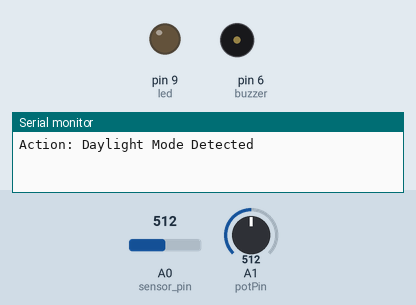
This sketch was run on a simulated Arduino Uno, built with avr-gcc and run on an emulated ATmega328P. Shown: output pins drawn as LEDs (lit = HIGH), buzzer (waves = sounding), the last lines printed to the serial monitor. The test bench sets the inputs (shaded band); at power-on: A0 (sensor_pin) = 512, A1 (potPin) = 512.

Above: at 1.2 s.
1.3 s: A0 (sensor_pin) set to 491
At 2.0 s:
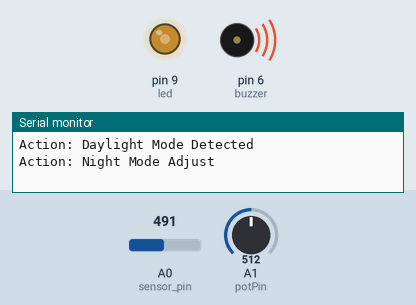
2.8 s: A1 (potPin) set to 490
At 3.3 s:
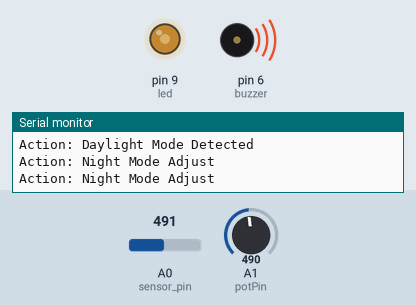
4.3 s: A0 (sensor_pin) set to 550
At 11.2 s:
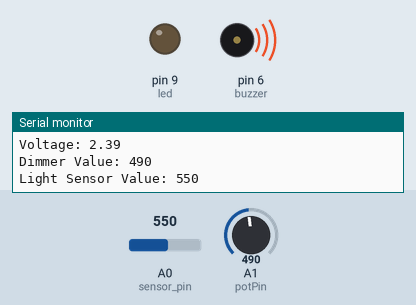
Timing chart, 0 to 11.8 s (numbered marks = the images above; inputs shaded):
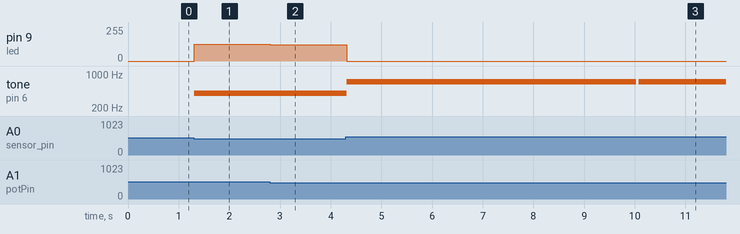

Measured:
- the behaviour switches between 501 and 500 on A0 (sensor_pin) (found by bisection; images 0 and 1)
- after the input at 1.3 s, pin 9 (led): 0/255 → 127/255 at once; tone on pin 6 (buzzer): silent → 400 Hz at once
- after the input at 2.8 s, pin 9 (led): 127/255 → 122/255 at once
- after the input at 4.3 s, pin 9 (led): 122/255 → 0/255 at once

The sketch:

NightLightSensor.ino
```cpp
int potPin = A1;
int potVal;
int lastVal = 0;
int br = 9600;
int wt = 100;

const int sensor_pin = A0;
int sensor;
int sensInt = 0;
const int threshold = 500;
int led = 9;
int buzzer = 6;
String mode = "Daylight Mode";

unsigned long lastLogTime = 0;    // Stores the last time dataLog ran
const long logInterval = 10000;    // Interval at which to log (5 seconds)


void dataLog() {
  sensor = analogRead(sensor_pin);
  potVal = analogRead(potPin);
  float voltage = (potVal / 1023.0) * 5.0;

  Serial.println("**Data Log**");
  Serial.print("Current Mode: ");   Serial.println(mode);
  Serial.print("Voltage: ");  Serial.println(voltage);
  Serial.print("Dimmer Value: ");   Serial.println(potVal);
  Serial.print("Light Sensor Value: ");   Serial.println(sensor);
  Serial.println();
}

void setup() {
    pinMode(potPin, INPUT);
    pinMode(led, OUTPUT);
    pinMode(sensor_pin, INPUT);  // set sensor pin as input
    pinMode(buzzer,OUTPUT);
    Serial.begin(br);


}


void loop() {
  // 1. NON-BLOCKING TIMER CHECK
  unsigned long currentMillis = millis(); // Get the current "time"

  if (currentMillis - lastLogTime >= logInterval) {
    lastLogTime = currentMillis; // Reset the timer
    dataLog();                   // Run the log
  }

sensor = analogRead(sensor_pin);
  potVal = analogRead(potPin);
  int brightness = map(potVal, 0, 1023, 0, 255);

  if (sensor <= 500 && sensor >= 480) { tone(buzzer, 400, 100); }
  if (sensor >= 540 && sensor <= 560) { tone(buzzer, 700, 100); }

  if (sensor > threshold) {
    mode = "Daylight Mode"; // Update mode string for the logger
    analogWrite(led, 0);
    if (abs(sensor - sensInt) > 15) {
        Serial.println("Action: Daylight Mode Detected");
        sensInt = sensor;
    }
  } else {
    mode = "Night Mode";    // Update mode string for the logger
    analogWrite(led, brightness); // Removed the delay(300) to keep it smooth

    if (abs(potVal - lastVal) > 5 || abs(sensor - sensInt) > 15) {
        Serial.println("Action: Night Mode Adjust");
        lastVal = potVal;
        sensInt = sensor;
    }
  }

  delay(wt);    // Small delay so the Serial Monitor isn't overwhelmed
}
```
